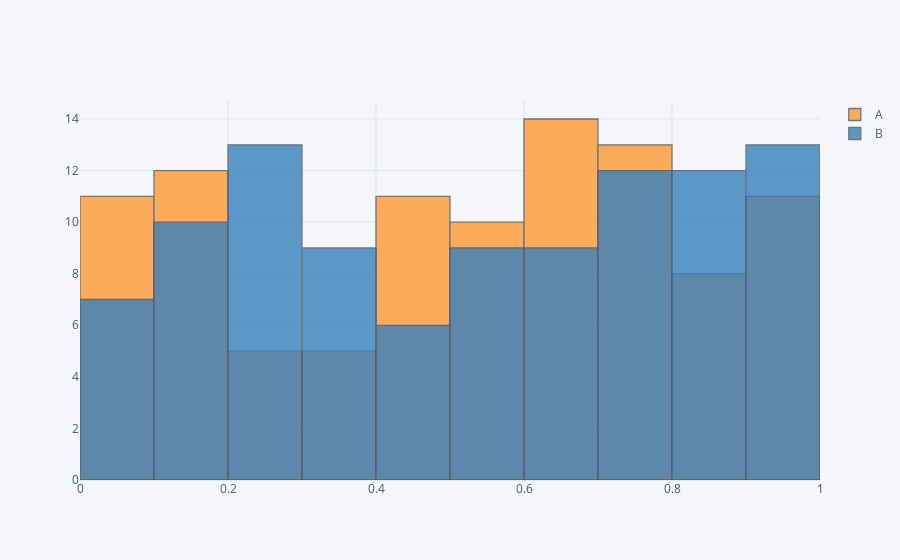

Notebook code cell kept with this figure:
### Code cell
df[['A','B']].iplot(kind='hist')
